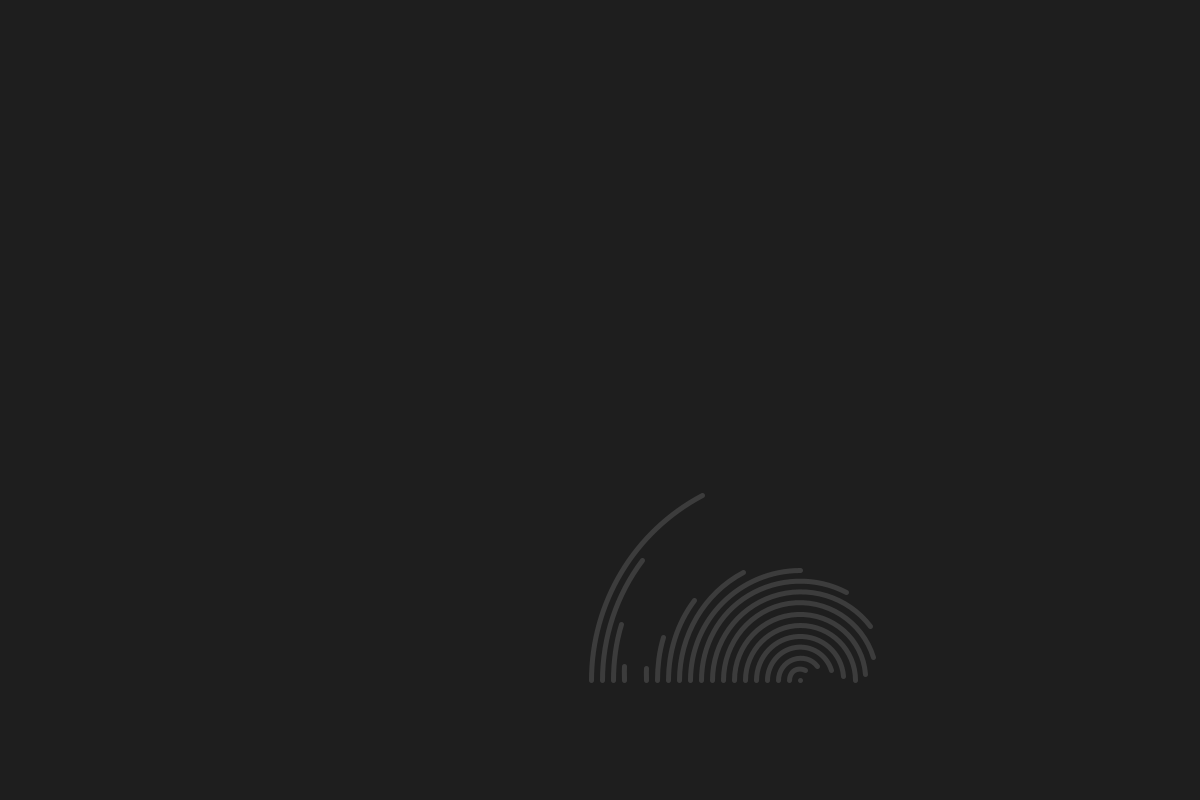
Frame 1 (no input)
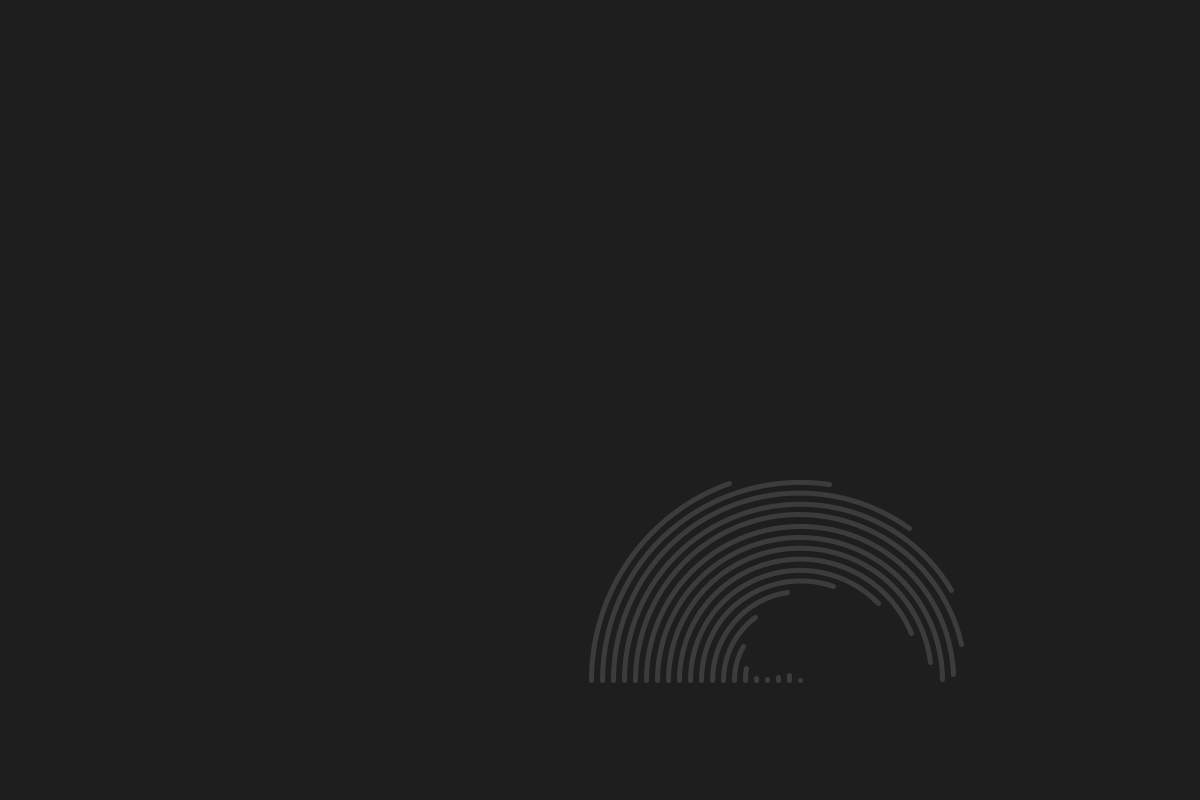
Frame 60 (the mouse pressed at the canvas centre just before this capture)
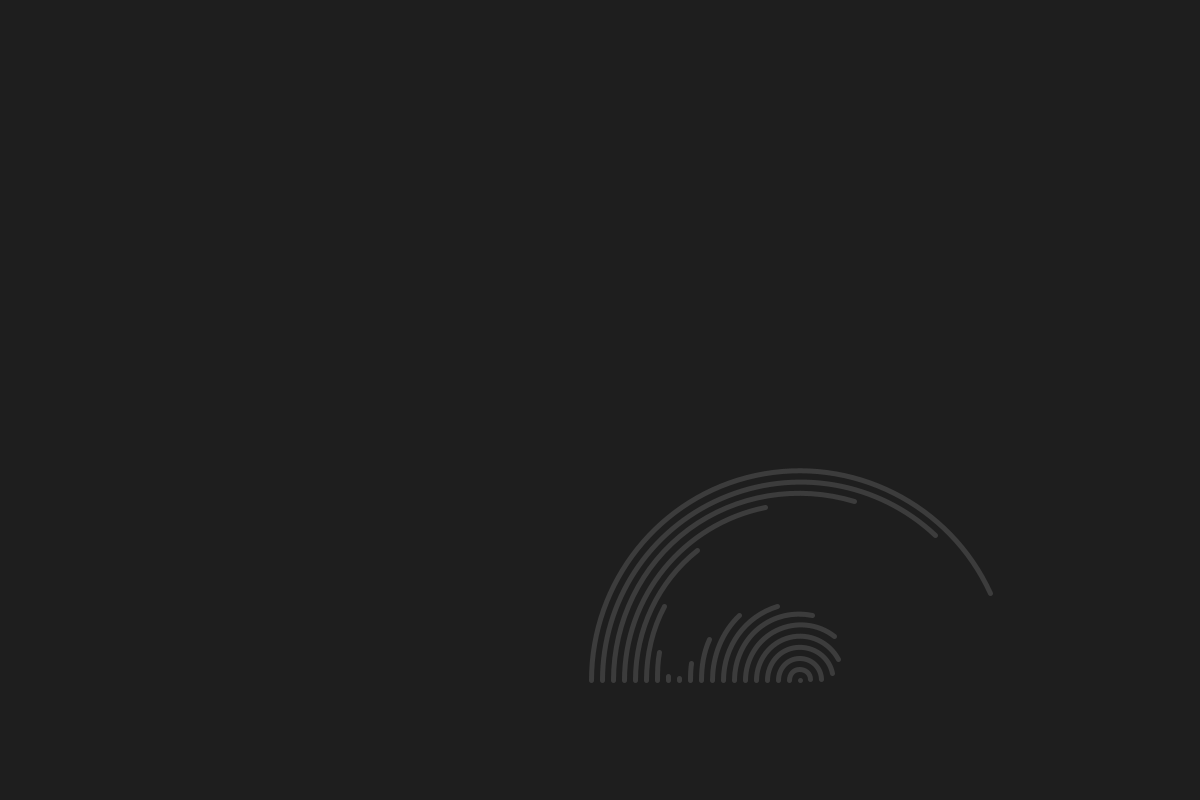
Frame 120 (the mouse held since frame 60 and released just before this capture)

The Processing sketch that drew these frames (run headless with seeded random() and noise(); from frame 60 on, the mouse is pressed at the canvas centre):

// Processing sketch: processing_180582
// ── processing_180582.pde

int num =20;
float step, sz, offSet, theta, angle;

void setup() {
  size(1200, 800);
  strokeWeight(5);
  step = 22;
}

void draw() {
  background(30);
  translate(width/1.5, height*.85);
  angle=0;
  for (int i=0; i<num; i++) {
    stroke(60);
    noFill();
    sz = i*step;
    float offSet = TWO_PI/num*i;
    float arcEnd = map(sin(theta+offSet),-1,1, PI, TWO_PI);
    arc(0, 0, sz, sz, PI, arcEnd);
  }
  colorMode(RGB);
  resetMatrix();
  theta += .0623;
  
}
